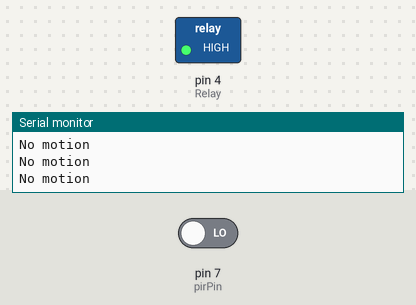
This sketch was run on a simulated Arduino Uno, built with avr-gcc and run on an emulated ATmega328P. On the bench: switched loads named in the sketch (green lamp = pin HIGH), the last lines printed to the serial monitor. Inputs (shaded band) come from the test bench; at power-on: pin 7 (pirPin) LOW.

Above: at 1.8 s.
1.9 s: pin 7 (pirPin) driven HIGH
At 2.8 s:
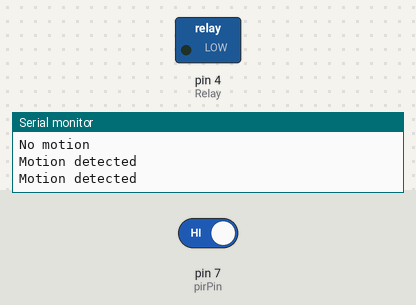
3.5 s: pin 7 (pirPin) driven LOW
At 4.0 s:
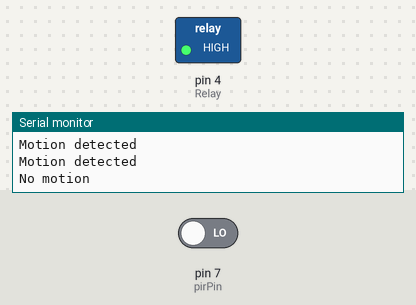
Timing chart, 0 to 6.5 s (numbered marks = the images above; inputs shaded):
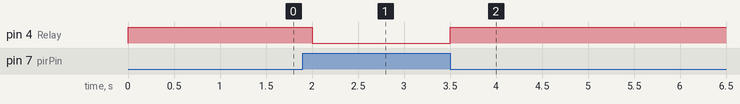

Measured:
- after the input at 1.9 s, pin 4 (Relay): HIGH → LOW after 0.10 s
- after the input at 3.5 s, pin 4 (Relay): LOW → HIGH at once

The sketch:

sketch_apr05a.ino
```cpp
/*int Relay = 4;
int PIR = 7;

void setup() {
  // put your setup code here, to run once:
  pinMode (Relay, OUTPUT);
  pinMode (PIR, INPUT);
}

void loop() {
  // put your main code here, to run repeatedly:
  int value = digitalRead(PIR);
  if (value == HIGH) {
    digitalWrite(Relay, LOW);
  }
}*/
#define pirPin 7
#define Relay 4

void setup() {
  Serial.begin(9600);
  pinMode(pirPin, INPUT);
  pinMode(Relay, OUTPUT);
  //Serial.println("Start");
}

void loop() {
 //int pirVal = digitalRead(pirPin);

  //Если обнаружили движение
  if (digitalRead(pirPin) == HIGH) {
    digitalWrite(Relay, LOW);
    Serial.println("Motion detected");
    delay(500);
  }  else  {
    Serial.println("No motion");
    digitalWrite(Relay, HIGH);
    delay(500);
  }
}
```
